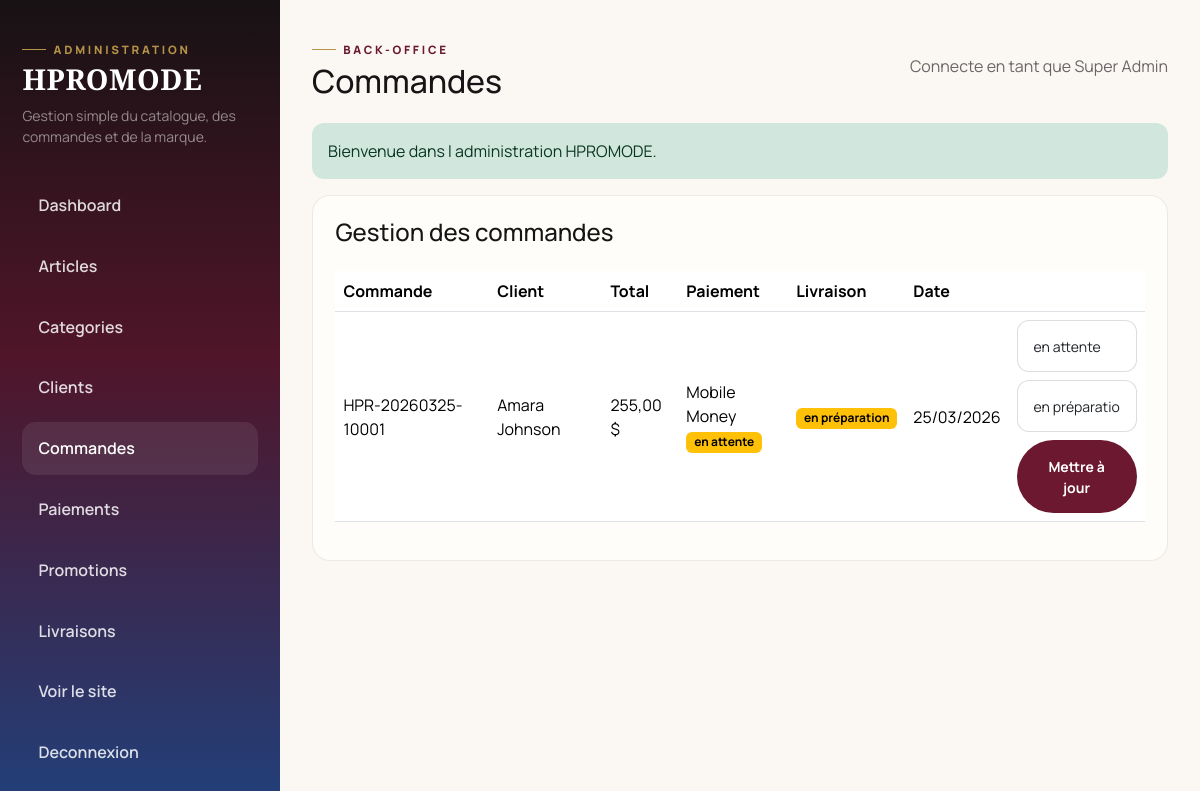
The app's page /admin/orders.php (signed in) with its own data.
### tables this page shows
CREATE TABLE orders (
    id INT AUTO_INCREMENT PRIMARY KEY,
    user_id INT NOT NULL,
    order_number VARCHAR(80) NOT NULL UNIQUE,
    first_name VARCHAR(100) NOT NULL,
    last_name VARCHAR(100) NOT NULL,
    phone VARCHAR(50) NOT NULL,
    email VARCHAR(180) NOT NULL,
    address VARCHAR(255) NOT NULL,
    city VARCHAR(120) NOT NULL,
    country VARCHAR(120) NOT NULL,
    subtotal DECIMAL(10,2) NOT NULL DEFAULT 0,
    delivery_fee DECIMAL(10,2) NOT NULL DEFAULT 0,
    discount_amount DECIMAL(10,2) NOT NULL DEFAULT 0,
    total_amount DECIMAL(10,2) NOT NULL DEFAULT 0,
    delivery_method VARCHAR(120) NOT NULL,
    delivery_zone VARCHAR(120) DEFAULT NULL,
    payment_method VARCHAR(120) NOT NULL,
    payment_status VARCHAR(60) NOT NULL DEFAULT 'en attente',
    delivery_status VARCHAR(60) NOT NULL DEFAULT 'en attente',
    promo_code VARCHAR(80) DEFAULT NULL,
    notes TEXT DEFAULT NULL,
    created_at TIMESTAMP DEFAULT CURRENT_TIMESTAMP,
    CONSTRAINT fk_orders_user FOREIGN KEY (user_id) REFERENCES users(id) ON DELETE CASCADE
);

### includes/functions.php (called while the page is built, shortened)
<?php
function e($value)
{
    $value = (string) $value;
    return htmlspecialchars($value, ENT_QUOTES, 'UTF-8');
}
function base_url($path = '')
{
    $path = ltrim((string) $path, '/');
    return (BASE_URL !== '' ? BASE_URL : '') . '/' . $path;
}
function format_price($price)
{
    return number_format((float) $price, 2, ',', ' ') . ' $';
}
function hpromode_lower($value)
{
    $value = trim((string) $value);
    if (function_exists('mb_strtolower')) {
        return mb_strtolower($value, 'UTF-8');
    }
    return strtolower($value);
}
function badge_class($status)
{
    $normalized = hpromode_lower($status);
    switch ($normalized) {
        case 'en attente':
        case 'pending':
        case 'en préparation':
        case 'preparation':
        case 'draft':
            return 'warning';
    }
}

### admin/orders.php (the view, shortened to what this page needs)
<?php
require_once __DIR__ . '/includes_top.php';
$orders = $pdo->query(
    'SELECT id, order_number, first_name, last_name, total_amount, payment_method, payment_status, delivery_status, created_at
     FROM orders
     ORDER BY created_at DESC'
)->fetchAll();
?>
<div class="glass-panel">
    <h3 class="h4 mb-4">Gestion des commandes</h3>
    <div class="table-responsive">
        <table class="table align-middle">
            <thead>
                <tr>
                    <th>Commande</th>
                    <th>Client</th>
                    <th>Total</th>
                    <th>Paiement</th>
                    <th>Livraison</th>
                    <th>Date</th>
                    <th></th>
                </tr>
            </thead>
            <tbody>
                <?php foreach ($orders as $order): ?>
                    <tr>
                        <td><a href="<?= e(base_url('admin/order-details.php?id=' . (int) $order['id'])) ?>"><?= e($order['order_number']) ?></a></td>
                        <td><?= e($order['first_name'] . ' ' . $order['last_name']) ?></td>
                        <td><?= format_price((float) $order['total_amount']) ?></td>
                        <td>
                            <div><?= e($order['payment_method']) ?></div>
                            <span class="badge text-bg-<?= badge_class($order['payment_status']) ?>"><?= e($order['payment_status']) ?></span>
                        </td>
                        <td><span class="badge text-bg-<?= badge_class($order['delivery_status']) ?>"><?= e($order['delivery_status']) ?></span></td>
                        <td><?= e(date('d/m/Y', strtotime($order['created_at']))) ?></td>
                        <td>
                            <form method="post" class="d-grid gap-2">
                                <select name="payment_status" class="form-select form-select-sm">
                                    <?php foreach (['en attente', 'validé', 'échoué'] as $status): ?>
                                        <option value="<?= e($status) ?>" <?= $order['payment_status'] === $status ? 'selected' : '' ?>><?= e($status) ?></option>
                                    <?php endforeach; ?>
                                </select>
                                <select name="delivery_status" class="form-select form-select-sm">
                                    <?php foreach (['en attente', 'en préparation', 'expédiée', 'livrée'] as $status): ?>
                                        <option value="<?= e($status) ?>" <?= $order['delivery_status'] === $status ? 'selected' : '' ?>><?= e($status) ?></option>
                                    <?php endforeach; ?>
                                </select>
                                <button class="btn btn-dark btn-sm" type="submit" name="update_order" value="1">Mettre à jour</button>
                            </form>
                        </td>
                    </tr>
                <?php endforeach; ?>
            </tbody>
        </table>
    </div>
</div>
<?php require_once __DIR__ . '/includes_bottom.php'; ?>

### assets/css/style.css (style rules this page uses)
:root { --bg: #fbf8f4; --surface: #fffdf9; --surface-soft: #f3eee8; --ink: #171415; --muted: #6b6567; --line: rgba(23, 20, 21, 0.08); --line-strong: rgba(23, 20, 21, 0.14); --bordeaux: #6b1830; --royal: #244a8f; --gold: #b69346; --gold-soft: #dfcb95; --radius-xl: 26px; --radius-lg: 18px; --radius-md: 12px; }
* { box-sizing: border-box; }
html { scroll-behavior: smooth; }
body { margin: 0; font-family: 'Manrope', sans-serif; color: var(--ink); background: var(--bg); min-height: 100vh; }
a { color: inherit; text-decoration: none; }
.btn { border-radius: 999px; padding: 0.9rem 1.4rem; font-weight: 700; }
.btn-dark { color: #fff; border: 1px solid rgba(107, 24, 48, 0.35); background: var(--bordeaux); }
.form-control, .form-select { min-height: 52px; padding: 0.9rem 1rem; border: 1px solid var(--line-strong); border-radius: var(--radius-md); background: #fff; }
.summary-card, .filter-card, .glass-panel { background: var(--surface); border: 1px solid var(--line); border-radius: var(--radius-lg); }
.summary-card, .filter-card, .glass-panel, .auth-card { padding: 1.4rem; }
.admin-body, .admin-login-body { background: var(--bg); }

### records on screen
orders: order_number "HPR-20260325-10001", first_name+last_name "Amara Johnson", total_amount "255,00 $", payment_method "Mobile Money", payment_status "en attente", delivery_status "en préparation", created_at "25/03/2026"

### other values on screen
isset($pageTitle) ? $pageTitle : 'Administration' "Commandes"
array_value(current_admin(), 'name', 'Administrateur') "Super Admin"
$message "Bienvenue dans l administration HPROMODE."
form field payment_status "en attente"
